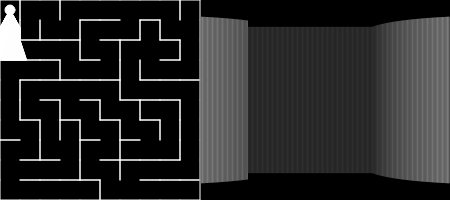
Frame 1 (no input)
Frame 60 (no input): identical to frame 1, image omitted
Frame 120 (the mouse pressed at the canvas centre since frame 60): identical to frame 1, image omitted

The p5.js sketch that drew this single still picture (run headless with seeded random() and noise() and a simulated clock; from frame 60 on, the mouse is pressed at the canvas centre):

// p5.js sketch
// ── sketch.js
let range1;
let range2;
let pos;
let dir;
let w = 20;
let playerSize = 10;
let activePosition;
let active;
let deltaAngle = rangeOfVision / 300;
let sensitivity = Math.PI / 60;

function setup() {
  //environment
  createCanvas(450, 200);
  frameRate(60);
  range1 = [
    0, 200
  ];
  range2 = [
    200, width
  ];
  //setup grid
  for (let i = 0; i < floor(range1[1] / w); i++) {
    grid[i] = []
    for (let j = 0; j < floor(height / w); j++) {
      grid[i].push(new Position(i, j));
    }
  }
  stack.push(grid[0][0]);
  while (stack.length != 0) {
    run();
  }
  for (let i = 0; i < floor(range1[1] / w); i++) {
    for (let j = 0; j < floor(height / w); j++) {
      grid[i][j].addWalls();
    }
  }

  // player
  pos = [
    w/2, w/2
  ];
  dir = [
    0, 1
  ];
  ellipseMode(CENTER);
  activePosition = getActivePosition(pos[0], pos[1]);
  active = grid[activePosition[0]][activePosition[1]];

  //rays
  const start = - rangeOfVision / 2;
  const end = rangeOfVision / 2;
  for(let i = start; i <= end; i += deltaAngle){
    rays.push(new Ray(i));
  }
}

function constrainPos(){
  if(active.walls[0] && pos[0] < active.x+1){
    pos[0] = active.x+1;
  }
  if(active.walls[1] && pos[1] > active.y+w-1){
    pos[1] = active.y+w-1;
  }
  if(active.walls[2] && pos[0] > active.x+w-1){
    pos[0] = active.x+w-1;
  }
  if(active.walls[3] && pos[1] < active.y+1){
    pos[1] = active.y+1;
  }
}

function draw() {
  background(0);
  checkForInput();
  constrainPos();
  for (let i = 0; i < bodies.length; i++) {
    bodies[i].render();
  }
  for(let i = 0; i < rays.length; i++){
    rays[i].update();
    rays[i].render();
  }
  ellipse(pos[0], pos[1], playerSize, playerSize);
  activePosition = getActivePosition(pos[0], pos[1]);
  active = grid[activePosition[0]][activePosition[1]];

  //3D view
  rectMode(CORNERS);
  noStroke();
  for(let i = 0; i < rays.length/2; i++){
    render3Dray(i);
  }
  for(let i = rays.length-1; i >= rays.length/2; i--){
    render3Dray(i);
  }
}

function render3Dray(i){
  const deltax = (range2[1]-range2[0])/rays.length;
  // https://gamedev.stackexchange.com/questions/45295/raycasting-fisheye-effect-question
  const maxlength = Math.sqrt(range1[1] * range1[1] + height * height);
  const len = map(rays[i].len * Math.cos(rays[i].relativeAngle), 0, maxlength, maxlength, 0)/1.6;
  //const len = map(rays[i].len, range1[0], range1[1], range1[1], range1[0]);
  const deltax2 = map(Math.abs(rays[i].relativeAngle), 0, rangeOfVision/2, 10, 0);
  const x = range2[0] + i * deltax;
  const y1 = height/2 - len/2;
  const y2 = height/2 + len/2;
  const color = map(len, range1[0] + range1[1]/1.5, range1[1], 0, 255);
  //console.log(map(len, range1[0] + range1[1]/1.5, range1[1], 0, 255))
  /*fill(0);
  rect(x - deltax2/2, 0, x + deltax2 / 2, height);
  fill(color);
  rect(x - deltax2/2, y1, x + deltax2 / 2, y2);*/
  stroke(color);
  line(x, y1, x, y2);
}

function checkForInput() {
  if (keyIsDown(UP_ARROW)) {
    pos[1] += dir[1];
    pos[0] += dir[0];
  }
  if (keyIsDown(DOWN_ARROW)) {
    pos[1] -= dir[1];
    pos[0] -= dir[0];
  }
  const len = Math.sqrt(dir[0] * dir[0] + dir[1] * dir[1]);
  let angle = Math.atan(dir[1]/dir[0]);
  if(dir[0] < 0) angle += Math.PI;
  if(dir[1] < 0 && dir[0] > 0) angle += Math.PI * 2;
  if (keyIsDown(RIGHT_ARROW)) {
    angle += sensitivity;
  }
  if (keyIsDown(LEFT_ARROW)) {
    angle -= sensitivity;
  }
  dir[0] = Math.cos(angle) * len;
  dir[1] = Math.sin(angle) * len;
}

function getActivePosition(x, y){
  i = floor(x/w);
  j = floor(y/w);
  return [i,j];
}

// ── Body.js
let bodies = [];
let rotation = 0.1;

class Body{
  constructor(x1, y1, x2, y2){
    this.x1 = x1;
    this.x2 = x2;
    this.y1 = y1;
    this.y2 = y2;
  }

  render(){
    stroke(255);
    line(this.x1, this.y1, this.x2, this.y2);
  }

  intersect(ray){
    //const raya = (ray.y2-ray.y1)/(ray.x2 - ray.x1);
    //const rayb = ray.y1/(raya * ray.x1);
    /*const bodya = (this.y2-this.y1)/(this.x2 - this.x1);
    const bodyb = this.y1/(bodya * this.x1);
    console.log(raya, rayb, bodya, bodyb);
    if(raya == bodya) return Infinity;
    const x = (rayb - bodyb) / (bodya - raya);
    const y = raya * x + rayb;
    const dist = Math.sqrt((x - ray.x1)*(x - ray.x1) * (y - ray.y1)*(y - ray.y1));
    if(x >= this.x1 && x <= this.x2) return dist;
    return Infinity;*/
    let angle = Math.atan(dir[1]/dir[0]);
    angle += ray.relativeAngle;
    if(dir[0] < 0) angle += Math.PI;
    if(dir[1] < 0 && dir[0] > 0) angle += Math.PI * 2;

    const x1 = this.x1;
    const x2 = this.x2;
    const x3 = ray.x1;
    //const x4 = range1[1] * range1[1];
    //const x4 = ray.x2;
    const x4 = pos[0] + Math.cos(angle) * 1000;

    const y1 = this.y1;
    const y2 = this.y2;
    const y3 = ray.y1;
    //const y4 = raya * x4 + rayb;
    //const y4 = ray.y2;
    const y4 = pos[1] + Math.sin(angle) * 1000;

    const denominator = (x1-x2)*(y3-y4)-(y1-y2)*(x3-x4);
    const top1 = (x1-x3)*(y3-y4)-(y1-y3)*(x3-x4);
    const top2 = (x1-x2)*(y1-y3)-(y1-y2)*(x1-x3);
    const t = top1/denominator;
    const u = -top2/denominator;
    if(t >= 0 && t <= 1 && u >= 0 && u <= 1){
      const px = x1 + t*(x2-x1);
      const py = y1 + t*(y2-y1);
      const dist = Math.sqrt((px - x3)*(px - x3) + (py - y3)*(py - y3));
      return dist;
    }else{
      return undefined;
    }
  }
}

// ── Maze.js
//MAZE GENERATION
let stack = [];
let grid = [];

function Position(i, j) {
  this.i = i;
  this.j = j;
  this.x = i * w;
  this.y = j * w;
  this.walls = [true, true, true, true]; // left, bottom, right, top
  this.visited = false;
  this.addWalls = () => {
    if (this.walls[0]) bodies.push(new Body(this.i * w, this.j * w, this.i * w, this.j * w + w));
    if (this.walls[1]) bodies.push(new Body(this.i * w, this.j * w + w, this.i * w + w, this.j * w + w));
    if (this.walls[2]) bodies.push(new Body(this.i * w + w, this.j * w, this.i * w + w, this.j * w + w));
    if (this.walls[3]) bodies.push(new Body(this.i * w, this.j * w, this.i * w + w, this.j * w));
  }
}

function run() {
  const curr = stack.pop();
  if (curr) {
    curr.visited = true;
    const nb = getRandomNB(curr);
    if (nb) {
      stack.push(curr);
      stack.push(nb.pos);
      nb.pos.walls[nb.index_nb] = false;
      curr.walls[nb.index_curr] = false;
    }
  }
}

function getRandomNB(pos) {
  let nbs = [];
  const i = pos.i;
  const j = pos.j;
  if (check(i - 1, j) && !grid[i - 1][j].visited) {
    nbs.push({
      pos: grid[i - 1][j],
      index_curr: 0,
      index_nb: 2
    });
  }
  if (check(i + 1, j) && !grid[i + 1][j].visited) {
    nbs.push({
      pos: grid[i + 1][j],
      index_curr: 2,
      index_nb: 0
    });
  }
  if (check(i, j - 1) && !grid[i][j - 1].visited) {
    nbs.push({
      pos: grid[i][j - 1],
      index_curr: 3,
      index_nb: 1
    });
  }
  if (check(i, j + 1) && !grid[i][j + 1].visited) {
    nbs.push({
      pos: grid[i][j + 1],
      index_curr: 1,
      index_nb: 3
    });
  }
  if (nbs.length == 0) {
    return undefined;
  }
  return nbs[floor(Math.random() * nbs.length)];
}

function check(i, j) {
  if (i < 0 || i >= floor(range1[1] / w) || j < 0 || j >= floor(height / w) || grid[i][j].visited) {
    return false;
  }
  return true;
}

// ── Ray.js
let rangeOfVision = 60 / 360 * 2 * Math.PI;
let rays = [];

class Ray{
  constructor(relativeAngle){
    this.relativeAngle = relativeAngle;
    this.len = 1000;
  }

  update(){
    let angle = Math.atan(dir[1]/dir[0]);
    angle += this.relativeAngle;
    if(dir[0] < 0) angle += Math.PI;
    if(dir[1] < 0 && dir[0] > 0) angle += Math.PI * 2;
    this.x1 = pos[0];
    this.y1 = pos[1];
    this.updateLength();
    this.x2 = pos[0] + Math.cos(angle) * this.len;
    this.y2 = pos[1] + Math.sin(angle) * this.len;
  }

  updateLength(){
    this.len = height * height + range1[1] * range1[1];
    for(let i = 0; i < bodies.length; i++){
      const temp = bodies[i].intersect(this);
      if(temp < this.len){
        this.len = temp;
      }
    }
  }

  render(){
    stroke(255);
    line(this.x1, this.y1, this.x2, this.y2);
  }
}
